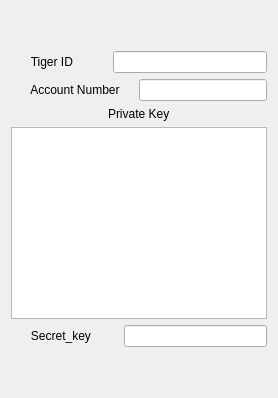
            <widget class="QWidget" name="tab_12">
             <attribute name="title">
              <string>Sin_tiger</string>
             </attribute>
             <layout class="QVBoxLayout" name="verticalLayout_33">
              <item>
               <layout class="QVBoxLayout" name="verticalLayout_32">
                <item>
                 <spacer name="verticalSpacer_15">
                  <property name="orientation">
                   <enum>Qt::Vertical</enum>
                  </property>
                  <property name="sizeHint" stdset="0">
                   <size>
                    <width>20</width>
                    <height>40</height>
                   </size>
                  </property>
                 </spacer>
                </item>
                <item>
                 <layout class="QHBoxLayout" name="horizontalLayout_32">
                  <item alignment="Qt::AlignHCenter">
                   <widget class="QLabel" name="label_30">
                    <property name="text">
                     <string>      Tiger ID          </string>
                    </property>
                   </widget>
                  </item>
                  <item>
                   <widget class="QLineEdit" name="lineEdit_tiger2_id"/>
                  </item>
                 </layout>
                </item>
                <item>
                 <layout class="QHBoxLayout" name="horizontalLayout_31">
                  <item alignment="Qt::AlignHCenter|Qt::AlignVCenter">
                   <widget class="QLabel" name="label_29">
                    <property name="text">
                     <string>      Account Number    </string>
                    </property>
                   </widget>
                  </item>
                  <item>
                   <widget class="QLineEdit" name="lineEdit_tiger2_number"/>
                  </item>
                 </layout>
                </item>
                <item>
                 <layout class="QVBoxLayout" name="verticalLayout_34">
                  <item alignment="Qt::AlignHCenter">
                   <widget class="QLabel" name="label_33">
                    <property name="text">
                     <string>Private Key</string>
                    </property>
                   </widget>
                  </item>
                  <item>
                   <widget class="QTextEdit" name="textEdit_tiger2_private_key"/>
                  </item>
                  <item>
                   <layout class="QHBoxLayout" name="horizontalLayout_33">
                    <item>
                     <widget class="QLabel" name="label_34">
                      <property name="text">
                       <string>      Secret_key        </string>
                      </property>
                     </widget>
                    </item>
                    <item>
                     <widget class="QLineEdit" name="lineEdit_tiger2_secret_key"/>
                    </item>
                   </layout>
                  </item>
                 </layout>
                </item>
                <item>
                 <spacer name="verticalSpacer_16">
                  <property name="orientation">
                   <enum>Qt::Vertical</enum>
                  </property>
                  <property name="sizeHint" stdset="0">
                   <size>
                    <width>20</width>
                    <height>40</height>
                   </size>
                  </property>
                 </spacer>
                </item>
               </layout>
              </item>
             </layout>
            </widget>
